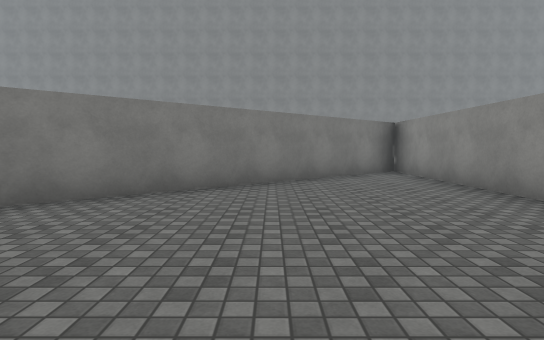
[1] (above)

23 first-person views from a walk through a scene from a Unity 3-D project. The camera is 1.3 m above the floor, tilts 4° down and sees 80° across. The floor is counted in squares, 2 m on a side. Each view is taken from the middle of a square. On the plan, view 1 faces up. The plan holds only what a view shows up to about 10 squares ahead; the rest is blank. The place goes on beyond the plan. The player character is not drawn. Surface patterns are stand-ins for the level's own textures.

[2]
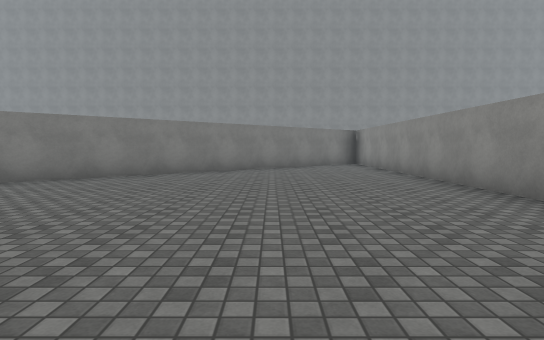

[3]
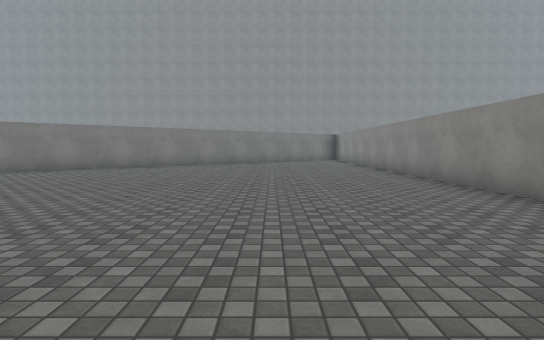

[4]
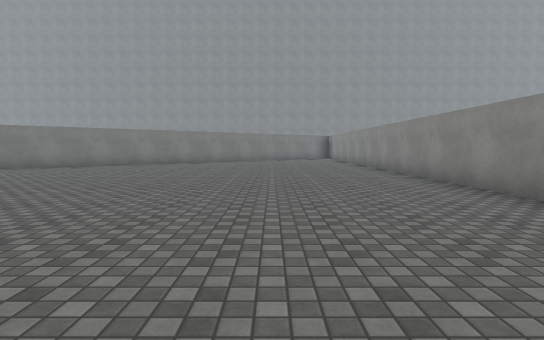

[5]
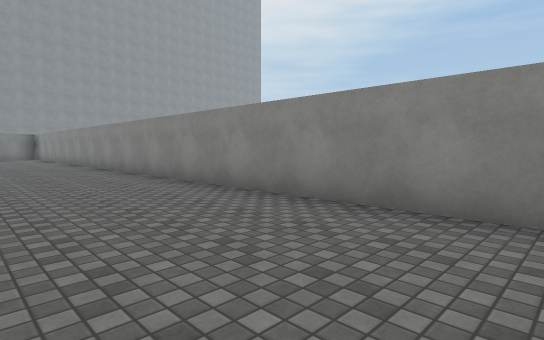

[6]
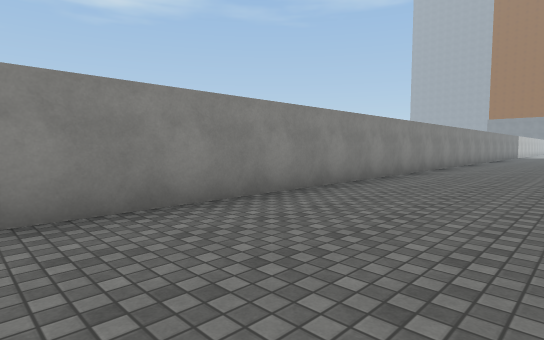

[7]
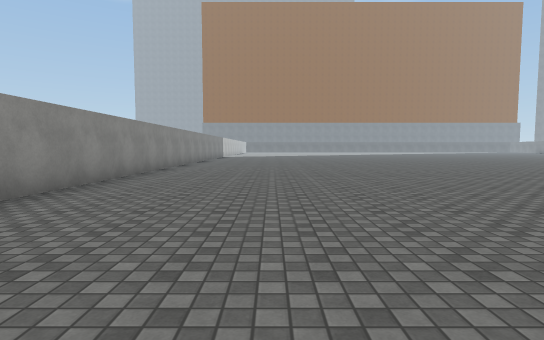

[8]
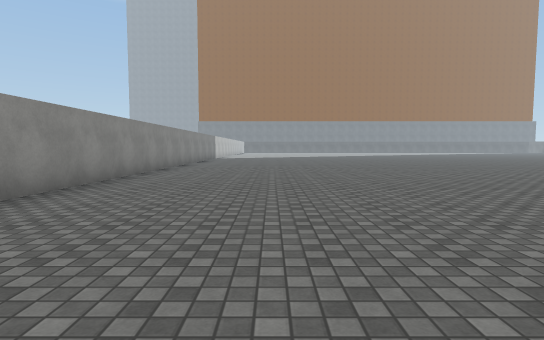

[9]
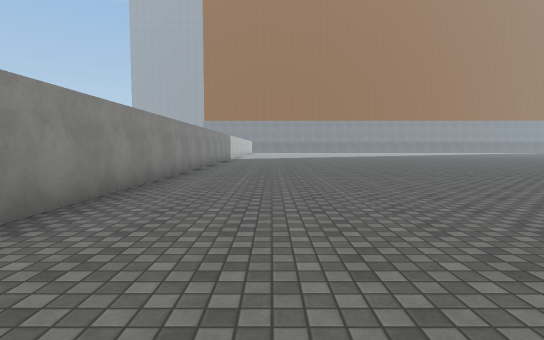

[10]
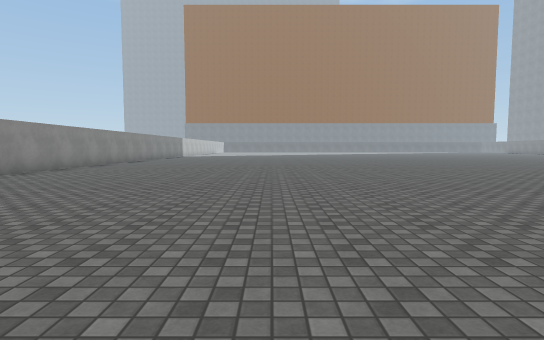

[11]
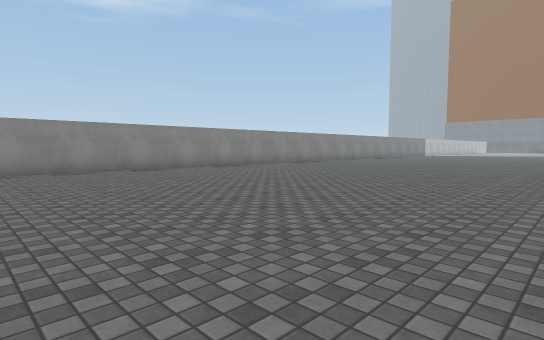

[12]
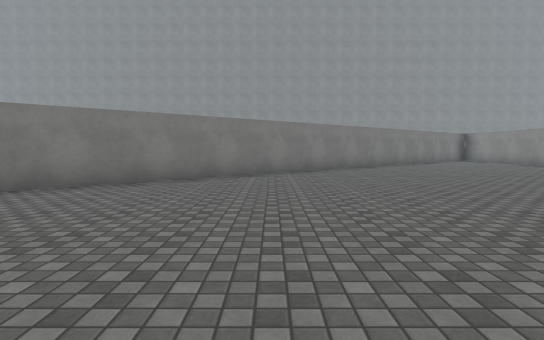

[13]
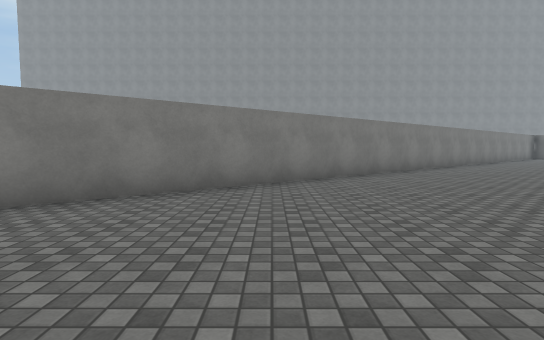

[14]
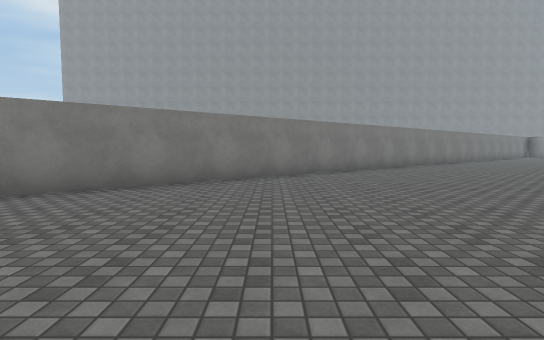

[15]
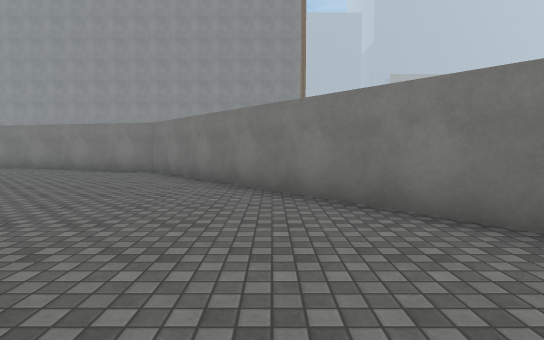

[16]
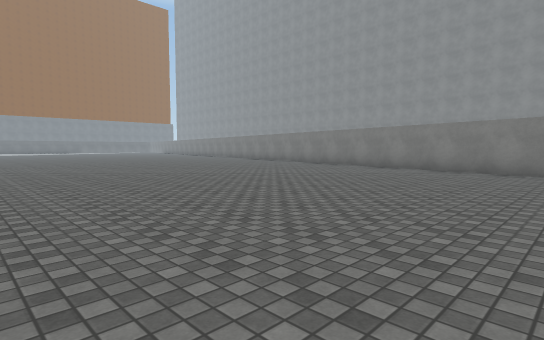

[17]
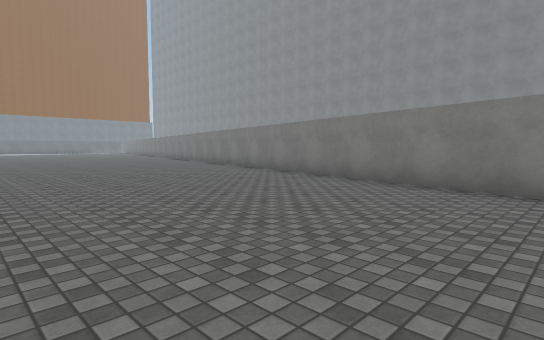

[18]
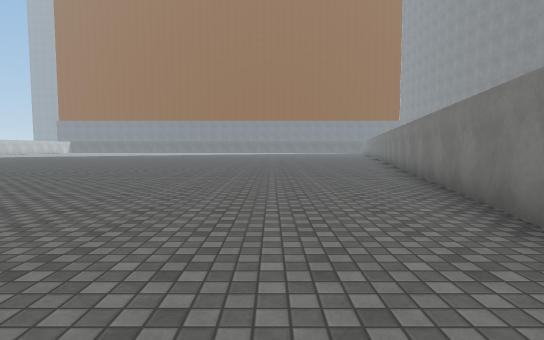

[19]
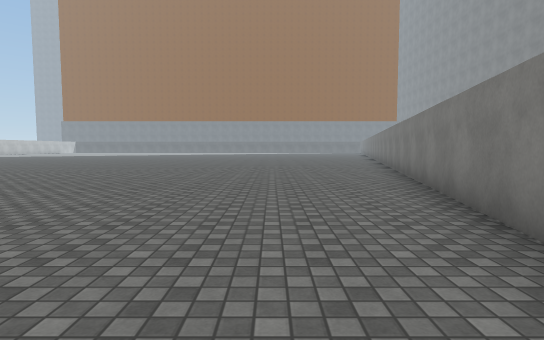

[20]
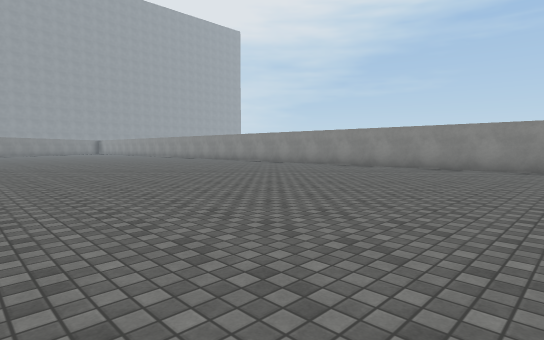

[21]
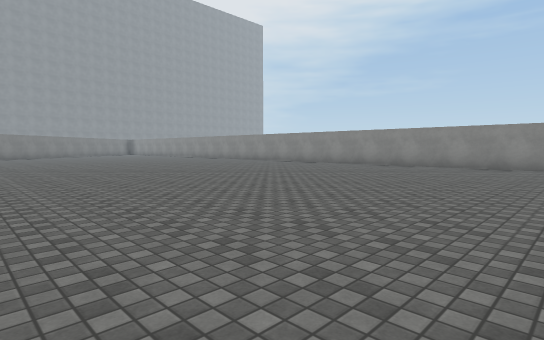

[22]
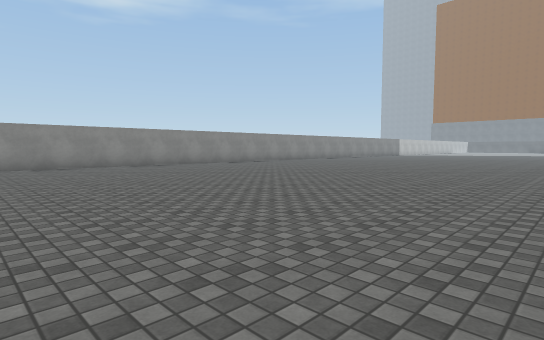

[23]
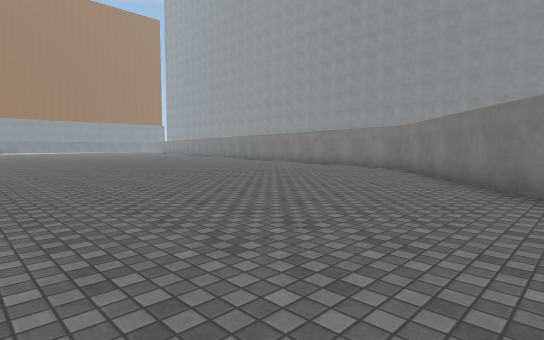

### Floor plan
Points are (right, up) in squares from view 1. A wall is a line through its corners. A room is listed if a view was taken in it or the views show most of it. See-through windows are left out.
Room 1 (views 1, 2, 3, 4, 5, 6, 7, 8, 9, 10, 11, 12, 13, 14, 15, 16, 17, 18, 19, 20, 21, 22, 23)
walls: (3.3, -25) (3.3, 8.7) (-20.7, -11.2) (-24, -25.1)

Positions as (right, up) in squares from view 1, and headings:
1: (0, 0), facing up
2: (0, -4), facing up
3: (0, -8), facing up
4: (0, -10), facing up
5: (0, -12), facing up-right
6: (0, -9), facing down-right
7: (0, -11), facing down
8: (0, -14), facing down
9: (1, -15), facing down
10: (-3, -10), facing down
11: (-6, -7), facing down-right
12: (-6, -7), facing up
13: (-11, -9), facing up
14: (-13, -12), facing up
15: (-12, -8), facing left
16: (-12, -12), facing down-left
17: (-16, -13), facing down-left
18: (-20, -15), facing down
19: (-20, -14), facing down
20: (-7, -25), facing up-right
21: (-8, -20), facing up-right
22: (-8, -7), facing down-right
23: (-11, -7), facing down-left
